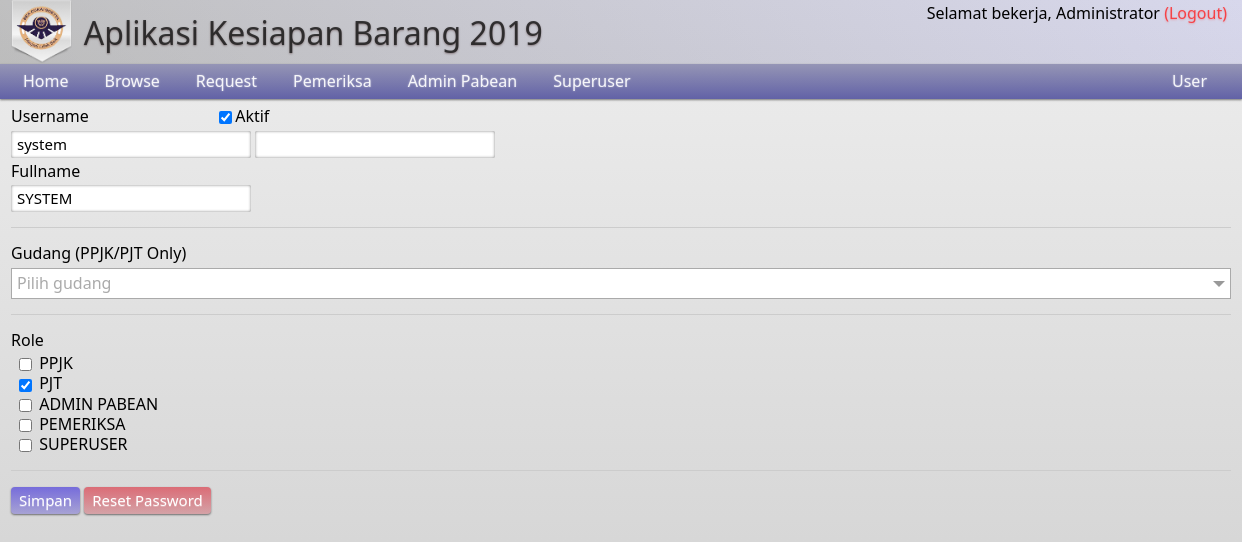
The page /app/manage/user/2 (signed in) on the database its author committed.
### tables this page shows
CREATE TABLE IF NOT EXISTS `user` (
  `id` int(10) unsigned NOT NULL AUTO_INCREMENT,
  `username` varchar(32) NOT NULL,
  `fullname` varchar(256) NOT NULL,
  `password` varchar(32) NOT NULL,
  `role` set('PJT','PPJK','ADMIN_PABEAN','SUPERUSER','PEMERIKSA','CARNET_HANDLER') NOT NULL,
  `active` enum('Y','N') NOT NULL,
  PRIMARY KEY (`id`),
  UNIQUE KEY `username` (`username`)
);

### controllers/c_app.php (called while the page is built, shortened)
<?php
class C_app extends Base_Controller{
	public function manage($type,$id) {
		if ($type == 'user')
			return $this->manageuser($id);
		else if ($type == 'gudang')
			return $this->managegudang($id);
		return forbid();
	}
	public function manageuser($id) {
		$this->user->forceLogin();
		$data = array();
		if (!isset($id)) {
			$data['mainContent'] = $this->load_view('user_list',
									array(
										'userlist' => $this->user->getAllRegisteredUser()
									), true);
		}
		else {
			$data['mainContent'] = $this->load_view('user_detail',
									array(
										'userdata' => $this->user->getRegisteredData($id),
										'listGudang' => $this->user->getAllRegisteredGudang()
									),
									true);
		}
	}
}
?>

### index.php (called while the page is built, shortened)
<?php
include 'system/config.php';
include 'system/helper.php';
include 'system/base_model.php';
require_once 'system/boot.php';
?>

### system/config.php (called while the page is built, shortened)
<?php
$config=array();
$config['path']['base']='';
$config['path']['models']='models';
$config['path']['views']='views';
$config['path']['controllers']='controllers';
$config['path']['assets']='assets';
$config['db']['hostname']='192.168.146.248';
$config['db']['username']='data_miner';
$config['db']['password']='thel0newolf';
$config['db']['database']='sapi';
?>

### system/base_model.php (called while the page is built, shortened)
<?php
class Base_Model{
	function load_db($database='',$hostname='',$username='',$password=''){
		global $config;
		if(!$hostname)$hostname=$config['db']['hostname'];
		if(!$database)$database=$config['db']['database'];
		if(!$username)$username=$config['db']['username'];
		if(!$password)$password=$config['db']['password'];
		try{
			$this->db=new PDO("mysql:host=$hostname;dbname=$database;charset=utf8", $username, $password, array(PDO::ATTR_EMULATE_PREPARES=>false, PDO::ATTR_ERRMODE=>PDO::ERRMODE_EXCEPTION));
		}catch (PDOException $e){
			echo $e->getMessage();
		}
		return $this->db;
	}
};
?>

### models/m_user.php (called while the page is built, shortened)
<?php
class user extends Base_Model{
	public function getRegisteredData($id) {
		$quser = "
			SELECT
				a.id,
				a.username,
				a.fullname,
				a.role,
				a.active,
				a.role+0 role_code
			FROM
				user a
			WHERE
				a.id = :uid;";
		try {
			$execData = array(':uid' => $id);
			$stmtUser = $this->db->prepare($quser);
			$res1 = $stmtUser->execute($execData);
			$data = $stmtUser->fetchAll(PDO::FETCH_ASSOC);
			$retData = $data[0];
			$retData['gudang'] = array();
			$retData['role'] = explode(',', $retData['role']);
			return $retData;
		} catch (PDOException $e) {
			return false;
		}
		return false;
	}
}
?>

### views/v_user_detail.php (the view, shortened to what this page needs)
<?php
if (!isset($password)) {
	$password = '';
}
if (!isset($mode)) {
	$mode = 'edit';
}
switch ($mode) {
	case 'edit':
		$formAction = base_url('user/simpan');
		break;
}
?>
<form method="POST" action="<?php echo $formAction;?>">
	<p>
		<span class="si2">Username</span>
		<label>
			<input type="checkbox" name="active" <?php if($userdata['active'] == 'Y')echo "checked";?> >Aktif
		</label>
	</p>
	<p>
		<input type="text" name="username" value="<?php echo $userdata['username'];?>" class="shAnim si" />
		<input type="password" name="password" value="<?php echo $password;?>" class="shAnim si" />
	</p>
	<p>
		<span class="si2">Fullname</span>
	</p>
	<p>
		<input type="text" name="fullname" value="<?php echo $userdata['fullname'];?>" class="shAnim si" />
	</p>
	<hr>
	<p>
		<span class="si2">Gudang (PPJK/PJT Only)</span>
	</p>
	<p>
	</p>
	<hr>
	<p>
		<span class="si2">Role</span>
		<ul class="formCheckOptions">
			<li> <label class="pointable"> <input type="checkbox" name="role[]" value="PPJK" <?php echo (in_array('PPJK', $userdata['role']) ? "checked" : "" ) ;?> > PPJK </label> </li>
			<li> <label class="pointable"> <input type="checkbox" name="role[]" value="PJT" <?php echo (in_array('PJT', $userdata['role']) ? "checked" : "" ) ;?> > PJT </label> </li>
			<li> <label class="pointable"> <input type="checkbox" name="role[]" value="ADMIN_PABEAN" <?php echo (in_array('ADMIN_PABEAN', $userdata['role']) ? "checked" : "" ) ;?> > ADMIN PABEAN </label> </li>
			<li> <label class="pointable"> <input type="checkbox" name="role[]" value="PEMERIKSA" <?php echo (in_array('PEMERIKSA', $userdata['role']) ? "checked" : "" ) ;?> > PEMERIKSA </label> </li>
			<li> <label class="pointable"> <input type="checkbox" name="role[]" value="SUPERUSER" <?php echo (in_array('SUPERUSER', $userdata['role']) ? "checked" : "" ) ;?> > SUPERUSER </label> </li>
		</ul>
	</p>
	<hr>
	<p>
		<?php
		if ($mode == 'edit') {
		?>
		<input type="submit" value="Simpan" name="action" class="commonButton blueGrad shAnim" />
		<input type="submit" value="Reset Password" name="action" class="commonButton redGrad shAnim" onclick="return confirm('Reset Password?')"/>
		<?php
		} else if ($mode == 'add') {
		?>
		<input type="submit" value="Tambah" name="action" class="commonButton blueGrad shAnim" />
		<?php
		}
		?>
	</p>
</form>

### assets/css/style.css (style rules this page uses)
* { font: 400 15px/19px Segoe,Segoe UI,Candara,Calibri,Arial,sans-serif; }
html { background-size: cover; -moz-background-size : cover; -webkit-background-size : cover; background: rgb(238,238,238); background: -moz-linear-gradient(top, rgba(238,238,238,1) 0%, rgba(204,204,204,1) 100%); background: -webkit-gradient(linear, left top, left bottom, color-stop(0%,rgba(238,238,238,1)), color-stop(100%,rgba(204,204,204,1))); background: -webkit-linear-gradient(top, rgba(238,238,238,1) 0%,rgba(204,204,204,1) 100%); background: -o-linear-gradient(top, rgba(238,238,238,1) 0%,rgba(204,204,204,1) 100%); background: -ms-linear-gradient(top, rgba(238,238,238,1) 0%,rgba(204,204,204,1) 100%); background: linear-gradient(to bottom, rgba(238,238,238,1) 0%,rgba(204,204,204,1) 100%); filter: progid:DXImageTransform.Microsoft.gradient( startColorstr='#eeeeee', endColorstr='#cccccc',GradientType=0 ); min-height: 100%; }
hr { display: block; height: 1px; border: 0; border-top: 1px solid #ccc; margin: 1em auto; padding: 0; }
.shAnim { transition: all 0.2s; -moz-transition: all 0.2s; -webkit-transition: all 0.2s; }
input[type="text"], input[type="password"], textarea { box-sizing: border-box; padding: 4px 6px; border-radius: 2px; border: none; box-shadow: 0 0 3px rgba(0,0,0,0.5) inset; }
.commonButton { border-radius: 4px; padding: 4px 8px; box-shadow: 0 1px 2px rgba(0,0,0,0.5); cursor: pointer; background: linear-gradient(0deg, rgba(20, 0, 200, 0.25) 0%, rgba(20, 0, 220, 0.5) 100%); border: none; color: white; text-shadow: 0 1px rgba(255,255,255,0.25); }
.blueGrad { background: linear-gradient(0deg, rgba(20, 0, 200, 0.25) 0%, rgba(20, 0, 220, 0.5) 100%); }
.redGrad { background: linear-gradient(0deg, rgba(200, 0, 20, 0.25) 0%, rgba(220, 0, 20, 0.5) 100%); }
#mainContent p { margin: 4px auto; }
.formCheckOptions { list-style-type: none; margin-left: 4px; }
label > input[type="checkbox"] { cursor: pointer; }
label { -webkit-user-select: none; -moz-user-select: none; -ms-user-select: none; user-select: none; cursor: pointer; }
.si { display: inline-block; width: 240px; }
.si2 { display: inline-block; width: 200px; }
.pointable { cursor: pointer; }

### rows shown on the page
user: active "☑", username "system", fullname "SYSTEM"

### other values the page prints
$user['fullname'] "Administrator"
$node['title'] "Home"
$node['title'] "User"
$node['title'] "Browse"
$node['title'] "Request"
$node['title'] "Pemeriksa"
$node['title'] "Admin Pabean"
$node['title'] "Superuser"
